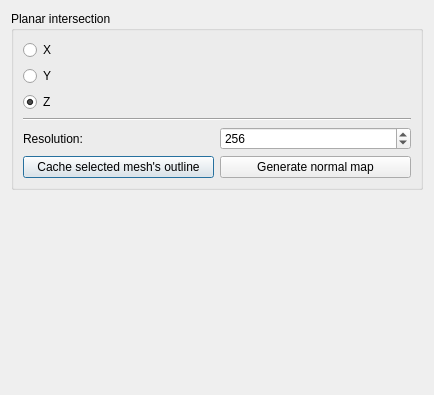
<?xml version="1.0" encoding="UTF-8"?>
<ui version="4.0">
 <class>noraNormalMapWidget</class>
 <widget class="QDialog" name="noraNormalMapWidget">
  <property name="geometry">
   <rect>
    <x>0</x>
    <y>0</y>
    <width>434</width>
    <height>395</height>
   </rect>
  </property>
  <property name="windowTitle">
   <string>Dialog</string>
  </property>
  <layout class="QVBoxLayout" name="verticalLayout_3">
   <item>
    <widget class="QGroupBox" name="groupBox">
     <property name="title">
      <string>Planar intersection</string>
     </property>
     <layout class="QVBoxLayout" name="verticalLayout">
      <item>
       <layout class="QVBoxLayout" name="verticalLayout_2">
        <item>
         <widget class="QRadioButton" name="xRadioButton">
          <property name="text">
           <string>X</string>
          </property>
          <property name="checked">
           <bool>false</bool>
          </property>
         </widget>
        </item>
        <item>
         <widget class="QRadioButton" name="yRadioButton">
          <property name="text">
           <string>Y</string>
          </property>
         </widget>
        </item>
        <item>
         <widget class="QRadioButton" name="zRadioButton">
          <property name="text">
           <string>Z</string>
          </property>
          <property name="checked">
           <bool>true</bool>
          </property>
         </widget>
        </item>
       </layout>
      </item>
      <item>
       <widget class="Line" name="line">
        <property name="orientation">
         <enum>Qt::Horizontal</enum>
        </property>
       </widget>
      </item>
      <item>
       <layout class="QHBoxLayout" name="horizontalLayout">
        <item>
         <widget class="QLabel" name="label">
          <property name="text">
           <string>Resolution: </string>
          </property>
         </widget>
        </item>
        <item>
         <widget class="QSpinBox" name="resolutionSpinBox">
          <property name="minimum">
           <number>4</number>
          </property>
          <property name="maximum">
           <number>4096</number>
          </property>
          <property name="singleStep">
           <number>4</number>
          </property>
          <property name="value">
           <number>256</number>
          </property>
         </widget>
        </item>
       </layout>
      </item>
      <item>
       <layout class="QHBoxLayout" name="horizontalLayout_2">
        <item>
         <widget class="QPushButton" name="cacheOutlineButton">
          <property name="text">
           <string>Cache selected mesh's outline</string>
          </property>
         </widget>
        </item>
        <item>
         <widget class="QPushButton" name="generateNormlaMapPushButton">
          <property name="text">
           <string>Generate normal map</string>
          </property>
         </widget>
        </item>
       </layout>
      </item>
     </layout>
    </widget>
   </item>
   <item>
    <spacer name="verticalSpacer">
     <property name="orientation">
      <enum>Qt::Vertical</enum>
     </property>
     <property name="sizeHint" stdset="0">
      <size>
       <width>20</width>
       <height>206</height>
      </size>
     </property>
    </spacer>
   </item>
  </layout>
 </widget>
 <resources/>
 <connections/>
</ui>
